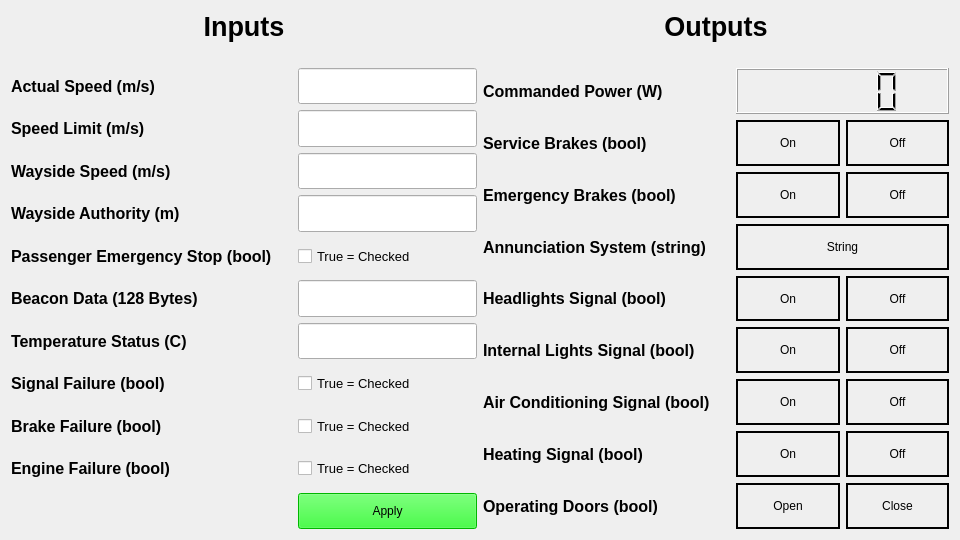
<?xml version="1.0" encoding="UTF-8"?>
<ui version="4.0">
 <class>Form</class>
 <widget class="QWidget" name="Form">
  <property name="geometry">
   <rect>
    <x>0</x>
    <y>0</y>
    <width>960</width>
    <height>540</height>
   </rect>
  </property>
  <property name="minimumSize">
   <size>
    <width>960</width>
    <height>540</height>
   </size>
  </property>
  <property name="windowTitle">
   <string>Form</string>
  </property>
  <layout class="QGridLayout" name="gridLayout_2">
   <item row="0" column="0">
    <layout class="QGridLayout" name="gridLayout">
     <item row="0" column="0">
      <widget class="QLabel" name="label">
       <property name="sizePolicy">
        <sizepolicy hsizetype="Preferred" vsizetype="Maximum">
         <horstretch>0</horstretch>
         <verstretch>0</verstretch>
        </sizepolicy>
       </property>
       <property name="font">
        <font>
         <pointsize>20</pointsize>
         <weight>75</weight>
         <bold>true</bold>
        </font>
       </property>
       <property name="text">
        <string>Inputs</string>
       </property>
       <property name="alignment">
        <set>Qt::AlignHCenter|Qt::AlignTop</set>
       </property>
      </widget>
     </item>
     <item row="1" column="0">
      <spacer name="horizontalSpacer">
       <property name="orientation">
        <enum>Qt::Horizontal</enum>
       </property>
       <property name="sizeHint" stdset="0">
        <size>
         <width>40</width>
         <height>20</height>
        </size>
       </property>
      </spacer>
     </item>
     <item row="2" column="0">
      <layout class="QGridLayout" name="gridLayout_3">
       <item row="6" column="1">
        <spacer name="verticalSpacer_6">
         <property name="orientation">
          <enum>Qt::Vertical</enum>
         </property>
         <property name="sizeHint" stdset="0">
          <size>
           <width>20</width>
           <height>40</height>
          </size>
         </property>
        </spacer>
       </item>
       <item row="10" column="0">
        <widget class="QLabel" name="label_12">
         <property name="font">
          <font>
           <pointsize>12</pointsize>
           <weight>75</weight>
           <bold>true</bold>
          </font>
         </property>
         <property name="text">
          <string>Engine Failure (bool)</string>
         </property>
        </widget>
       </item>
       <item row="9" column="1">
        <spacer name="verticalSpacer_9">
         <property name="orientation">
          <enum>Qt::Vertical</enum>
         </property>
         <property name="sizeHint" stdset="0">
          <size>
           <width>20</width>
           <height>40</height>
          </size>
         </property>
        </spacer>
       </item>
       <item row="3" column="2">
        <widget class="QLineEdit" name="tb_commanded_wayside_speed_line_edit">
         <property name="sizePolicy">
          <sizepolicy hsizetype="Expanding" vsizetype="Minimum">
           <horstretch>0</horstretch>
           <verstretch>0</verstretch>
          </sizepolicy>
         </property>
        </widget>
       </item>
       <item row="2" column="2">
        <widget class="QLineEdit" name="tb_speed_limit_line_edit">
         <property name="sizePolicy">
          <sizepolicy hsizetype="Expanding" vsizetype="Minimum">
           <horstretch>0</horstretch>
           <verstretch>0</verstretch>
          </sizepolicy>
         </property>
         <property name="minimumSize">
          <size>
           <width>0</width>
           <height>0</height>
          </size>
         </property>
        </widget>
       </item>
       <item row="6" column="0">
        <widget class="QLabel" name="label_8">
         <property name="font">
          <font>
           <pointsize>12</pointsize>
           <weight>75</weight>
           <bold>true</bold>
          </font>
         </property>
         <property name="text">
          <string>Beacon Data (128 Bytes)</string>
         </property>
        </widget>
       </item>
       <item row="4" column="0">
        <widget class="QLabel" name="label_6">
         <property name="font">
          <font>
           <pointsize>12</pointsize>
           <weight>75</weight>
           <bold>true</bold>
          </font>
         </property>
         <property name="text">
          <string>Wayside Authority (m)</string>
         </property>
        </widget>
       </item>
       <item row="5" column="0">
        <widget class="QLabel" name="label_7">
         <property name="font">
          <font>
           <pointsize>12</pointsize>
           <weight>75</weight>
           <bold>true</bold>
          </font>
         </property>
         <property name="text">
          <string>Passenger Emergency Stop (bool)</string>
         </property>
        </widget>
       </item>
       <item row="4" column="2">
        <widget class="QLineEdit" name="tb_commanded_wayside_authority_line_edit">
         <property name="sizePolicy">
          <sizepolicy hsizetype="Expanding" vsizetype="Minimum">
           <horstretch>0</horstretch>
           <verstretch>0</verstretch>
          </sizepolicy>
         </property>
        </widget>
       </item>
       <item row="2" column="1">
        <spacer name="verticalSpacer">
         <property name="orientation">
          <enum>Qt::Vertical</enum>
         </property>
         <property name="sizeHint" stdset="0">
          <size>
           <width>20</width>
           <height>40</height>
          </size>
         </property>
        </spacer>
       </item>
       <item row="1" column="0">
        <widget class="QLabel" name="label_3">
         <property name="font">
          <font>
           <pointsize>12</pointsize>
           <weight>75</weight>
           <bold>true</bold>
          </font>
         </property>
         <property name="text">
          <string>Actual Speed (m/s)</string>
         </property>
        </widget>
       </item>
       <item row="6" column="2">
        <widget class="QLineEdit" name="tb_beacon_data_line_edit">
         <property name="sizePolicy">
          <sizepolicy hsizetype="Expanding" vsizetype="Minimum">
           <horstretch>0</horstretch>
           <verstretch>0</verstretch>
          </sizepolicy>
         </property>
        </widget>
       </item>
       <item row="2" column="0">
        <widget class="QLabel" name="label_4">
         <property name="font">
          <font>
           <pointsize>12</pointsize>
           <weight>75</weight>
           <bold>true</bold>
          </font>
         </property>
         <property name="text">
          <string>Speed Limit (m/s)</string>
         </property>
        </widget>
       </item>
       <item row="1" column="1">
        <spacer name="verticalSpacer_2">
         <property name="orientation">
          <enum>Qt::Vertical</enum>
         </property>
         <property name="sizeHint" stdset="0">
          <size>
           <width>20</width>
           <height>40</height>
          </size>
         </property>
        </spacer>
       </item>
       <item row="8" column="0">
        <widget class="QLabel" name="label_10">
         <property name="font">
          <font>
           <pointsize>12</pointsize>
           <weight>75</weight>
           <bold>true</bold>
          </font>
         </property>
         <property name="text">
          <string>Signal Failure (bool)</string>
         </property>
        </widget>
       </item>
       <item row="7" column="2">
        <widget class="QLineEdit" name="tb_temperature_status_line_edit">
         <property name="sizePolicy">
          <sizepolicy hsizetype="Expanding" vsizetype="Minimum">
           <horstretch>0</horstretch>
           <verstretch>0</verstretch>
          </sizepolicy>
         </property>
        </widget>
       </item>
       <item row="7" column="0">
        <widget class="QLabel" name="label_9">
         <property name="font">
          <font>
           <pointsize>12</pointsize>
           <weight>75</weight>
           <bold>true</bold>
          </font>
         </property>
         <property name="text">
          <string>Temperature Status (C)</string>
         </property>
        </widget>
       </item>
       <item row="5" column="1">
        <spacer name="verticalSpacer_5">
         <property name="orientation">
          <enum>Qt::Vertical</enum>
         </property>
         <property name="sizeHint" stdset="0">
          <size>
           <width>20</width>
           <height>40</height>
          </size>
         </property>
        </spacer>
       </item>
       <item row="3" column="1">
        <spacer name="verticalSpacer_3">
         <property name="orientation">
          <enum>Qt::Vertical</enum>
         </property>
         <property name="sizeHint" stdset="0">
          <size>
           <width>20</width>
           <height>40</height>
          </size>
         </property>
        </spacer>
       </item>
       <item row="3" column="0">
        <widget class="QLabel" name="label_5">
         <property name="font">
          <font>
           <pointsize>12</pointsize>
           <weight>75</weight>
           <bold>true</bold>
          </font>
         </property>
         <property name="text">
          <string>Wayside Speed (m/s)</string>
         </property>
        </widget>
       </item>
       <item row="1" column="2">
        <widget class="QLineEdit" name="tb_actual_speed_line_edit">
         <property name="sizePolicy">
          <sizepolicy hsizetype="Expanding" vsizetype="Minimum">
           <horstretch>0</horstretch>
           <verstretch>0</verstretch>
          </sizepolicy>
         </property>
        </widget>
       </item>
       <item row="4" column="1">
        <spacer name="verticalSpacer_4">
         <property name="orientation">
          <enum>Qt::Vertical</enum>
         </property>
         <property name="sizeHint" stdset="0">
          <size>
           <width>20</width>
           <height>40</height>
          </size>
         </property>
        </spacer>
       </item>
       <item row="7" column="1">
        <spacer name="verticalSpacer_7">
         <property name="orientation">
          <enum>Qt::Vertical</enum>
         </property>
         <property name="sizeHint" stdset="0">
          <size>
           <width>20</width>
           <height>40</height>
          </size>
         </property>
        </spacer>
       </item>
       <item row="9" column="0">
        <widget class="QLabel" name="label_11">
         <property name="font">
          <font>
           <pointsize>12</pointsize>
           <weight>75</weight>
           <bold>true</bold>
          </font>
         </property>
         <property name="text">
          <string>Brake Failure (bool)</string>
         </property>
        </widget>
       </item>
       <item row="8" column="1">
        <spacer name="verticalSpacer_8">
         <property name="orientation">
          <enum>Qt::Vertical</enum>
         </property>
         <property name="sizeHint" stdset="0">
          <size>
           <width>20</width>
           <height>40</height>
          </size>
         </property>
        </spacer>
       </item>
       <item row="10" column="1">
        <spacer name="verticalSpacer_10">
         <property name="orientation">
          <enum>Qt::Vertical</enum>
         </property>
         <property name="sizeHint" stdset="0">
          <size>
           <width>20</width>
           <height>40</height>
          </size>
         </property>
        </spacer>
       </item>
       <item row="11" column="2">
        <widget class="QPushButton" name="tb_input_apply_button">
         <property name="sizePolicy">
          <sizepolicy hsizetype="Minimum" vsizetype="Minimum">
           <horstretch>0</horstretch>
           <verstretch>0</verstretch>
          </sizepolicy>
         </property>
         <property name="styleSheet">
          <string notr="true">background-color: rgb(0, 255, 0);</string>
         </property>
         <property name="text">
          <string>Apply</string>
         </property>
        </widget>
       </item>
       <item row="11" column="1">
        <spacer name="verticalSpacer_20">
         <property name="orientation">
          <enum>Qt::Vertical</enum>
         </property>
         <property name="sizeHint" stdset="0">
          <size>
           <width>20</width>
           <height>40</height>
          </size>
         </property>
        </spacer>
       </item>
       <item row="5" column="2">
        <widget class="QCheckBox" name="tb_passenger_emergency_stop_checkbox">
         <property name="sizePolicy">
          <sizepolicy hsizetype="Minimum" vsizetype="Minimum">
           <horstretch>0</horstretch>
           <verstretch>0</verstretch>
          </sizepolicy>
         </property>
         <property name="font">
          <font>
           <pointsize>10</pointsize>
          </font>
         </property>
         <property name="layoutDirection">
          <enum>Qt::LeftToRight</enum>
         </property>
         <property name="autoFillBackground">
          <bool>false</bool>
         </property>
         <property name="text">
          <string>True = Checked</string>
         </property>
         <property name="checkable">
          <bool>true</bool>
         </property>
         <property name="checked">
          <bool>false</bool>
         </property>
         <property name="tristate">
          <bool>false</bool>
         </property>
        </widget>
       </item>
       <item row="8" column="2">
        <widget class="QCheckBox" name="tb_signal_failure_checkbox">
         <property name="sizePolicy">
          <sizepolicy hsizetype="Minimum" vsizetype="Minimum">
           <horstretch>0</horstretch>
           <verstretch>0</verstretch>
          </sizepolicy>
         </property>
         <property name="font">
          <font>
           <pointsize>10</pointsize>
          </font>
         </property>
         <property name="layoutDirection">
          <enum>Qt::LeftToRight</enum>
         </property>
         <property name="text">
          <string>True = Checked</string>
         </property>
         <property name="checkable">
          <bool>true</bool>
         </property>
         <property name="checked">
          <bool>false</bool>
         </property>
        </widget>
       </item>
       <item row="9" column="2">
        <widget class="QCheckBox" name="tb_brake_failure_checkbox">
         <property name="sizePolicy">
          <sizepolicy hsizetype="Minimum" vsizetype="Minimum">
           <horstretch>0</horstretch>
           <verstretch>0</verstretch>
          </sizepolicy>
         </property>
         <property name="font">
          <font>
           <pointsize>10</pointsize>
          </font>
         </property>
         <property name="layoutDirection">
          <enum>Qt::LeftToRight</enum>
         </property>
         <property name="text">
          <string>True = Checked</string>
         </property>
         <property name="checkable">
          <bool>true</bool>
         </property>
         <property name="checked">
          <bool>false</bool>
         </property>
        </widget>
       </item>
       <item row="10" column="2">
        <widget class="QCheckBox" name="tb_engine_failure_checkbox">
         <property name="sizePolicy">
          <sizepolicy hsizetype="Minimum" vsizetype="Minimum">
           <horstretch>0</horstretch>
           <verstretch>0</verstretch>
          </sizepolicy>
         </property>
         <property name="font">
          <font>
           <pointsize>10</pointsize>
          </font>
         </property>
         <property name="layoutDirection">
          <enum>Qt::LeftToRight</enum>
         </property>
         <property name="text">
          <string>True = Checked</string>
         </property>
         <property name="checkable">
          <bool>true</bool>
         </property>
         <property name="checked">
          <bool>false</bool>
         </property>
        </widget>
       </item>
      </layout>
     </item>
     <item row="0" column="1">
      <widget class="QLabel" name="label_2">
       <property name="sizePolicy">
        <sizepolicy hsizetype="Preferred" vsizetype="Maximum">
         <horstretch>0</horstretch>
         <verstretch>0</verstretch>
        </sizepolicy>
       </property>
       <property name="font">
        <font>
         <pointsize>20</pointsize>
         <weight>75</weight>
         <bold>true</bold>
        </font>
       </property>
       <property name="text">
        <string>Outputs</string>
       </property>
       <property name="alignment">
        <set>Qt::AlignHCenter|Qt::AlignTop</set>
       </property>
      </widget>
     </item>
     <item row="1" column="1">
      <spacer name="horizontalSpacer_2">
       <property name="orientation">
        <enum>Qt::Horizontal</enum>
       </property>
       <property name="sizeHint" stdset="0">
        <size>
         <width>40</width>
         <height>20</height>
        </size>
       </property>
      </spacer>
     </item>
     <item row="2" column="1">
      <layout class="QGridLayout" name="gridLayout_4">
       <item row="6" column="0">
        <widget class="QLabel" name="label_18">
         <property name="font">
          <font>
           <pointsize>12</pointsize>
           <weight>75</weight>
           <bold>true</bold>
          </font>
         </property>
         <property name="text">
          <string>Internal Lights Signal (bool)</string>
         </property>
        </widget>
       </item>
       <item row="4" column="2" colspan="2">
        <widget class="QLabel" name="tb_annunciation_system_display">
         <property name="frameShape">
          <enum>QFrame::WinPanel</enum>
         </property>
         <property name="text">
          <string>String</string>
         </property>
         <property name="alignment">
          <set>Qt::AlignCenter</set>
         </property>
        </widget>
       </item>
       <item row="3" column="0">
        <widget class="QLabel" name="label_21">
         <property name="font">
          <font>
           <pointsize>12</pointsize>
           <weight>75</weight>
           <bold>true</bold>
          </font>
         </property>
         <property name="text">
          <string>Emergency Brakes (bool)</string>
         </property>
        </widget>
       </item>
       <item row="6" column="1">
        <spacer name="verticalSpacer_16">
         <property name="orientation">
          <enum>Qt::Vertical</enum>
         </property>
         <property name="sizeHint" stdset="0">
          <size>
           <width>20</width>
           <height>40</height>
          </size>
         </property>
        </spacer>
       </item>
       <item row="9" column="3">
        <widget class="QLabel" name="tb_operating_doors_close_light">
         <property name="frameShape">
          <enum>QFrame::WinPanel</enum>
         </property>
         <property name="text">
          <string>Close</string>
         </property>
         <property name="alignment">
          <set>Qt::AlignCenter</set>
         </property>
        </widget>
       </item>
       <item row="3" column="2">
        <widget class="QLabel" name="tb_emergency_brake_on_light">
         <property name="frameShape">
          <enum>QFrame::WinPanel</enum>
         </property>
         <property name="text">
          <string>On</string>
         </property>
         <property name="alignment">
          <set>Qt::AlignCenter</set>
         </property>
        </widget>
       </item>
       <item row="7" column="2">
        <widget class="QLabel" name="tb_air_conditioning_on_light">
         <property name="frameShape">
          <enum>QFrame::WinPanel</enum>
         </property>
         <property name="text">
          <string>On</string>
         </property>
         <property name="alignment">
          <set>Qt::AlignCenter</set>
         </property>
        </widget>
       </item>
       <item row="7" column="1">
        <spacer name="verticalSpacer_17">
         <property name="orientation">
          <enum>Qt::Vertical</enum>
         </property>
         <property name="sizeHint" stdset="0">
          <size>
           <width>20</width>
           <height>40</height>
          </size>
         </property>
        </spacer>
       </item>
       <item row="8" column="3">
        <widget class="QLabel" name="tb_heating_signal_off_light">
         <property name="frameShape">
          <enum>QFrame::WinPanel</enum>
         </property>
         <property name="text">
          <string>Off</string>
         </property>
         <property name="alignment">
          <set>Qt::AlignCenter</set>
         </property>
        </widget>
       </item>
       <item row="5" column="0">
        <widget class="QLabel" name="label_17">
         <property name="font">
          <font>
           <pointsize>12</pointsize>
           <weight>75</weight>
           <bold>true</bold>
          </font>
         </property>
         <property name="text">
          <string>Headlights Signal (bool)</string>
         </property>
        </widget>
       </item>
       <item row="6" column="3">
        <widget class="QLabel" name="tb_internal_light_off_light">
         <property name="frameShape">
          <enum>QFrame::WinPanel</enum>
         </property>
         <property name="text">
          <string>Off</string>
         </property>
         <property name="alignment">
          <set>Qt::AlignCenter</set>
         </property>
        </widget>
       </item>
       <item row="8" column="1">
        <spacer name="verticalSpacer_19">
         <property name="orientation">
          <enum>Qt::Vertical</enum>
         </property>
         <property name="sizeHint" stdset="0">
          <size>
           <width>20</width>
           <height>40</height>
          </size>
         </property>
        </spacer>
       </item>
       <item row="8" column="2">
        <widget class="QLabel" name="tb_heating_signal_on_light">
         <property name="frameShape">
          <enum>QFrame::WinPanel</enum>
         </property>
         <property name="text">
          <string>On</string>
         </property>
         <property name="alignment">
          <set>Qt::AlignCenter</set>
         </property>
        </widget>
       </item>
       <item row="2" column="3">
        <widget class="QLabel" name="tb_service_brakes_off_light">
         <property name="frameShape">
          <enum>QFrame::WinPanel</enum>
         </property>
         <property name="text">
          <string>Off</string>
         </property>
         <property name="alignment">
          <set>Qt::AlignCenter</set>
         </property>
        </widget>
       </item>
       <item row="5" column="1">
        <spacer name="verticalSpacer_15">
         <property name="orientation">
          <enum>Qt::Vertical</enum>
         </property>
         <property name="sizeHint" stdset="0">
          <size>
           <width>20</width>
           <height>40</height>
          </size>
         </property>
        </spacer>
       </item>
       <item row="3" column="3">
        <widget class="QLabel" name="tb_emergency_brake_off_light">
         <property name="frameShape">
          <enum>QFrame::WinPanel</enum>
         </property>
         <property name="text">
          <string>Off</string>
         </property>
         <property name="alignment">
          <set>Qt::AlignCenter</set>
         </property>
        </widget>
       </item>
       <item row="3" column="1">
        <spacer name="verticalSpacer_13">
         <property name="orientation">
          <enum>Qt::Vertical</enum>
         </property>
         <property name="sizeHint" stdset="0">
          <size>
           <width>20</width>
           <height>40</height>
          </size>
         </property>
        </spacer>
       </item>
       <item row="4" column="0">
        <widget class="QLabel" name="label_16">
         <property name="font">
          <font>
           <pointsize>12</pointsize>
           <weight>75</weight>
           <bold>true</bold>
          </font>
         </property>
         <property name="text">
          <string>Annunciation System (string)</string>
         </property>
        </widget>
       </item>
       <item row="9" column="0">
        <widget class="QLabel" name="label_15">
         <property name="font">
          <font>
           <pointsize>12</pointsize>
           <weight>75</weight>
           <bold>true</bold>
          </font>
         </property>
         <property name="text">
          <string>Operating Doors (bool)</string>
         </property>
        </widget>
       </item>
       <item row="5" column="3">
        <widget class="QLabel" name="tb_headlight_off_light">
         <property name="frameShape">
          <enum>QFrame::WinPanel</enum>
         </property>
         <property name="text">
          <string>Off</string>
         </property>
         <property name="alignment">
          <set>Qt::AlignCenter</set>
         </property>
        </widget>
       </item>
       <item row="5" column="2">
        <widget class="QLabel" name="tb_headlight_on_light">
         <property name="frameShape">
          <enum>QFrame::WinPanel</enum>
         </property>
         <property name="text">
          <string>On</string>
         </property>
         <property name="alignment">
          <set>Qt::AlignCenter</set>
         </property>
        </widget>
       </item>
       <item row="9" column="2">
        <widget class="QLabel" name="tb_operating_doors_open_light">
         <property name="frameShape">
          <enum>QFrame::WinPanel</enum>
         </property>
         <property name="text">
          <string>Open</string>
         </property>
         <property name="alignment">
          <set>Qt::AlignCenter</set>
         </property>
        </widget>
       </item>
       <item row="7" column="3">
        <widget class="QLabel" name="tb_air_conditioning_off_light">
         <property name="frameShape">
          <enum>QFrame::WinPanel</enum>
         </property>
         <property name="text">
          <string>Off</string>
         </property>
         <property name="alignment">
          <set>Qt::AlignCenter</set>
         </property>
        </widget>
       </item>
       <item row="2" column="2">
        <widget class="QLabel" name="tb_service_brakes_on_light">
         <property name="frameShape">
          <enum>QFrame::WinPanel</enum>
         </property>
         <property name="text">
          <string>On</string>
         </property>
         <property name="alignment">
          <set>Qt::AlignCenter</set>
         </property>
        </widget>
       </item>
       <item row="9" column="1">
        <spacer name="verticalSpacer_18">
         <property name="orientation">
          <enum>Qt::Vertical</enum>
         </property>
         <property name="sizeHint" stdset="0">
          <size>
           <width>20</width>
           <height>40</height>
          </size>
         </property>
        </spacer>
       </item>
       <item row="2" column="1">
        <spacer name="verticalSpacer_12">
         <property name="orientation">
          <enum>Qt::Vertical</enum>
         </property>
         <property name="sizeHint" stdset="0">
          <size>
           <width>20</width>
           <height>40</height>
          </size>
         </property>
        </spacer>
       </item>
       <item row="8" column="0">
        <widget class="QLabel" name="label_20">
         <property name="font">
          <font>
           <pointsize>12</pointsize>
           <weight>75</weight>
           <bold>true</bold>
          </font>
         </property>
         <property name="text">
          <string>Heating Signal (bool)</string>
         </property>
        </widget>
       </item>
       <item row="2" column="0">
        <widget class="QLabel" name="label_14">
         <property name="font">
          <font>
           <pointsize>12</pointsize>
           <weight>75</weight>
           <bold>true</bold>
          </font>
         </property>
         <property name="text">
          <string>Service Brakes (bool)</string>
         </property>
        </widget>
       </item>
       <item row="7" column="0">
        <widget class="QLabel" name="label_19">
         <property name="font">
          <font>
           <pointsize>12</pointsize>
           <weight>75</weight>
           <bold>true</bold>
          </font>
         </property>
         <property name="text">
          <string>Air Conditioning Signal (bool)</string>
         </property>
        </widget>
       </item>
       <item row="4" column="1">
        <spacer name="verticalSpacer_14">
         <property name="orientation">
          <enum>Qt::Vertical</enum>
         </property>
         <property name="sizeHint" stdset="0">
          <size>
           <width>20</width>
           <height>40</height>
          </size>
         </property>
        </spacer>
       </item>
       <item row="6" column="2">
        <widget class="QLabel" name="tb_internal_light_on_light">
         <property name="frameShape">
          <enum>QFrame::WinPanel</enum>
         </property>
         <property name="text">
          <string>On</string>
         </property>
         <property name="alignment">
          <set>Qt::AlignCenter</set>
         </property>
        </widget>
       </item>
       <item row="1" column="2" colspan="2">
        <widget class="QLCDNumber" name="tb_power_lcd"/>
       </item>
       <item row="1" column="1">
        <spacer name="verticalSpacer_11">
         <property name="orientation">
          <enum>Qt::Vertical</enum>
         </property>
         <property name="sizeHint" stdset="0">
          <size>
           <width>20</width>
           <height>40</height>
          </size>
         </property>
        </spacer>
       </item>
       <item row="1" column="0">
        <widget class="QLabel" name="label_13">
         <property name="font">
          <font>
           <pointsize>12</pointsize>
           <weight>75</weight>
           <bold>true</bold>
          </font>
         </property>
         <property name="text">
          <string>Commanded Power (W)</string>
         </property>
        </widget>
       </item>
      </layout>
     </item>
    </layout>
   </item>
  </layout>
 </widget>
 <resources/>
 <connections/>
</ui>
